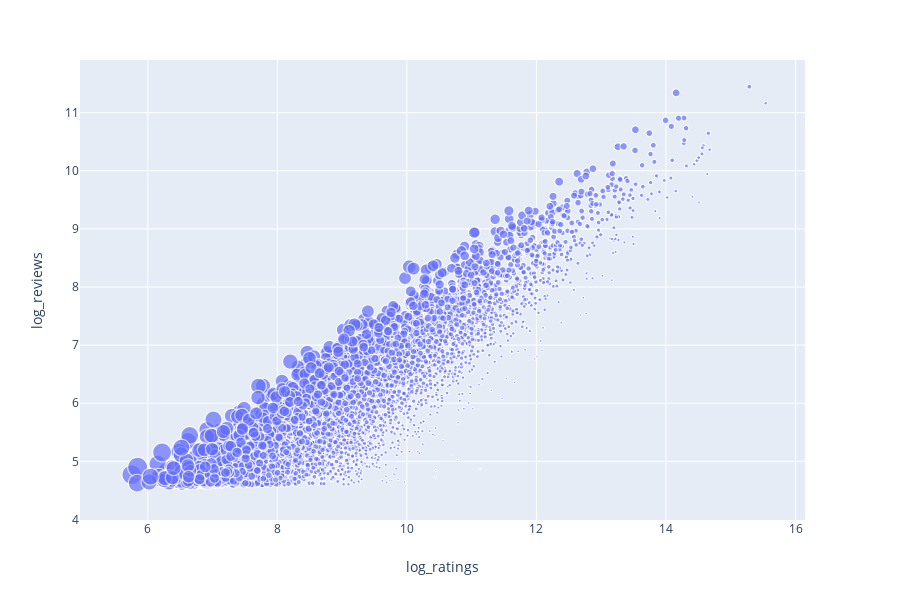

Write notebook code for a chart like this one.
### Code cell
import plotly.express as px


fig = px.scatter(wBooks, 
                 x="log_ratings", 
                 y="log_reviews", 
                 hover_name="title", 
                 hover_data=["average_rating"], 
                 size=wBooks['revRate'])                 
fig.show()

### Figure 1 — Plotly figure (JSON) as saved in the notebook; plotly's stock layout.template omitted (floating-point values rounded to 4 significant figures; data arrays with more than 128 entries replaced by an {"elided": "..."} marker saying what was removed)
{"data": [{"customdata": {"elided": "4952x1 float values"}, "hoverlabel": {"namelength": 0}, "hovertemplate": "<b>%{hovertext}</b><br><br>log_ratings=%{x}<br>log_reviews=%{y}<br>revRate=%{marker.size}<br>average_rating=%{customdata[0]}", "hovertext": {"elided": "4952 str values"}, "legendgroup": "", "marker": {"color": "#636efa", "size": {"elided": "4952 float values"}, "sizemode": "area", "sizeref": 0.000971, "symbol": "circle"}, "mode": "markers", "name": "", "showlegend": false, "type": "scattergl", "x": {"elided": "4952 float values"}, "xaxis": "x", "y": {"elided": "4952 float values"}, "yaxis": "y"}], "layout": {"height": 600, "legend": {"itemsizing": "constant", "tracegroupgap": 0}, "margin": {"t": 60}, "xaxis": {"anchor": "y", "domain": [0, 0.98], "title": {"text": "log_ratings"}}, "yaxis": {"anchor": "x", "domain": [0, 1], "title": {"text": "log_reviews"}}}}
